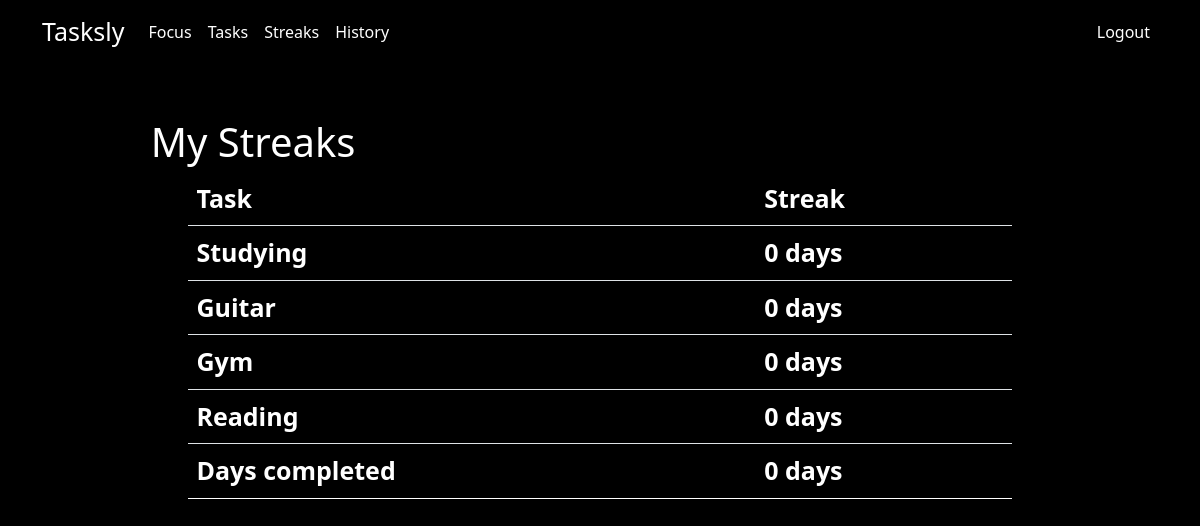
Screenshot of /streaks (signed in) with the database file from the repository.
### tables this page shows
CREATE TABLE tasks(
user_id INTEGER NOT NULL,
id INTEGER PRIMARY KEY AUTOINCREMENT,
task TEXT NOT NULL,
goal_hours INTEGER NOT NULL,
goal_minutes INTEGER NOT NULL,
FOREIGN KEY (user_id) REFERENCES users(id));

### app.py (the view, shortened to what this page needs)
@app.route('/streaks')
@login_required
def streaks():
    cursor = db.execute("SELECT * FROM tasks WHERE user_id = ?", (session["user_id"],))
    tasks = cursor.fetchall()
    cursor = db.execute("SELECT * FROM tasks WHERE user_id = ?", (session["user_id"],))
    task_ids = [row["id"] for row in cursor.fetchall()]
    dict = []
    today_date = datetime.now().date()
    for task_id in task_ids:
        cursor = db.execute("SELECT date FROM streaks WHERE user_id = ? AND task_id = ? AND completed = ? ORDER BY date DESC LIMIT 1",(session["user_id"],task_id, 1,))
        latest_streak_date_row = cursor.fetchone()
        streak_length = 0
        if latest_streak_date_row:
            latest_streak_date_str = latest_streak_date_row["date"]
            latest_streak_date = datetime.strptime(latest_streak_date_str, "%Y-%m-%d")
            latest_streak_date_str = latest_streak_date.strftime("%Y-%m-%d")
            today_date_str = today_date.strftime("%Y-%m-%d")
        streak_dict = {"id": task_id, "streak_length": streak_length}
        dict.append(streak_dict)
    cursor = db.execute("SELECT date FROM day_streaks WHERE user_id = ? AND completed = ? ORDER BY date DESC LIMIT 1",(session["user_id"], 1,))
    latest_day_streaks_row = cursor.fetchone()
    day_streaks_length = 0
    return render_template("streaks.html", tasks=tasks, dict=dict, day_streaks_length=day_streaks_length)

### app.py (called while the page is built)
@app.after_request
def after_request(response):
    response.headers["Cache-Control"] = "no-cache, no-store, must-revalidate"
    response.headers["Expires"] = 0
    response.headers["Pragma"] = "no-cache"
    return response

### helpers.py (called while the page is built)
def login_required(f):
    @wraps(f)
    def decorated_function(*args, **kwargs):
        if session.get("user_id") is None:
            return redirect("/login")
        return f(*args, **kwargs)
    return decorated_function

### templates/streaks.html (shortened to what this page needs)
{% extends "layout.html" %}
{% block main %}
    <div class="table-header">
        My Streaks
    </div>
    <div class="table-container">
        <table class="table table-striped">
            <thead>
                <tr>
                    <th class="text-start">Task</th>
                    <th class="text-start">Streak</th>
                </tr>
            </thead>
            <tbody>
                {% if tasks %}
                    {% for task in tasks %}
                        <tr>
                            <th class="text-start">{{ task["task"] }}</th>
                            <th class="text-start">
                                {% for row in dict %}
                                    {% if row["id"] == task["id"] %}
                                        {% if row["streak_length"] == 1 %}
                                            1 day
                                        {% elif row["streak_length"] == 0 %}
                                            0 days
                                        {% else %}
                                            {{ row["streak_length"] }} days
                                        {% endif %}
                                    {% endif %}
                                {% endfor %}
                            </th>
                        </tr>
                    {% endfor %}
                    <tr>
                        <th class="text-start">Days completed</th>
                        <th class="text-start">
                            {% if day_streaks_length == 1 %}
                                1 day
                            {% elif day_streaks_length == 0 %}
                                0 days
                            {% else %}
                                {{ day_streaks_length }} days
                            {% endif %}
                        </th>
                    </tr>
                {% endif %}
            </tbody>
        </table>
    </div>
{% endblock %}

### static/styles.css (style rules this page uses)
body { background-color: #000000; color: #fff; }
.table-striped { width: 70%; font-size: 25px; margin: 0 auto; --bs-table-striped-color: #fff; }
.table { width: 70%; font-size: 25px; margin: 0 auto; color: #fff; }
.table-container { margin-bottom: 40px; }
.table-header { font-size: 40px; padding-right: 59%; color: #fff; }
.table tbody tr:last-child { border-bottom: none; }

### rows the page displays
tasks: task "Studying"
tasks: task "Guitar"
tasks: task "Gym"
tasks: task "Reading"
